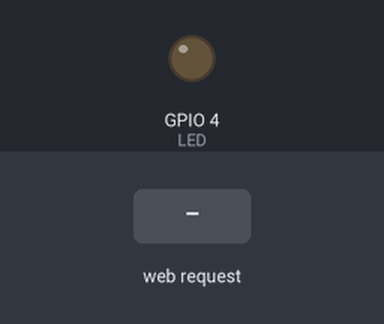
The program below on a simulated ESP32 board running MicroPython. Shown: output pins drawn as LEDs (lit = HIGH). The inputs (shaded band) are chosen by the test bench. WiFi joins after 1.5 s; values from a settings file that is not in the repository are placeholders; what the program prints to the serial console is not drawn.

Above: at 2.7 s.
2.8 s: HTTP request GET /on received
At 3.6 s:
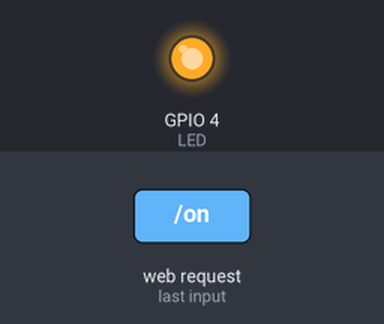
4.3 s: HTTP request GET /off received
At 4.7 s:
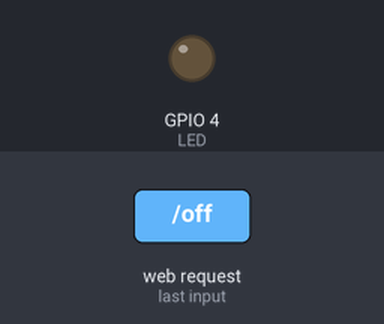
Timing chart, 0 to 7.3 s (numbered marks = the images above; inputs shaded):
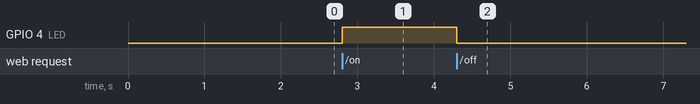

The program:

main.py
```python
# main.py - ESP32 开机自动运行程序
# 功能: 自动连接 WiFi -> 启动网页服务 -> 浏览器远程控制外接 LED（GPIO4，串 220Ω）
# 板子断电重启后此程序会自动执行, 无需电脑和 USB 线

import network
import machine
import socket
import time

# ===== WiFi 配置 =====
# 密码已抽到 wifi_config.py（不入库）；首次使用：复制 wifi_config.example.py 为 wifi_config.py 并填入 WiFi
try:
    from wifi_config import SSID, PASSWORD
except ImportError:
    SSID = PASSWORD = None  # 缺配置：跳过连路由器，直接开热点兜底

LED = machine.Pin(4, machine.Pin.OUT)  # 外接 LED 在 GPIO4（串 220Ω）；板载 WS2812 在 GPIO48 需 NeoPixel
LED.value(0)

PAGE = """HTTP/1.1 200 OK\r\nContent-Type: text/html; charset=utf-8\r\n\r\n
<!DOCTYPE html><html><head><meta charset="utf-8">
<meta name="viewport" content="width=device-width,initial-scale=1">
<title>ESP32 远程控制</title><style>
body{font-family:sans-serif;text-align:center;padding-top:50px;background:#f4f4f4}
.st{font-size:42px;margin:24px}
button{font-size:22px;padding:14px 44px;margin:8px;border:none;border-radius:12px;color:#fff;cursor:pointer}
.on{background:#e74c3c}.off{background:#2ecc71}
small{color:#888}
</style></head><body>
<h1>&#128161; ESP32 LED 远程控制</h1>
<div class="st">LED 当前: {STATE}</div>
<a href="/on"><button class="on">开灯 ON</button></a>
<a href="/off"><button class="off">关灯 OFF</button></a>
<p><small>{IP} · MicroPython v1.29</small></p>
</body></html>
"""


def connect_wifi():
    """连接家里路由器的 WiFi; 失败则开启自带热点兜底"""
    wlan = network.WLAN(network.STA_IF)
    wlan.active(True)
    if SSID and not wlan.isconnected():
        print("正在连接 WiFi:", SSID)
        wlan.connect(SSID, PASSWORD)
        for _ in range(150):  # 最多等 15 秒
            if wlan.isconnected():
                break
            time.sleep(0.1)
    if wlan.isconnected():
        print("WiFi 已连接, IP:", wlan.ifconfig()[0])
        return "http://" + wlan.ifconfig()[0]
    # 家里 WiFi 连不上时(如路由器断网), 板子自己开热点, 仍可访问
    ap = network.WLAN(network.AP_IF)
    ap.active(True)
    ap.config(essid="ESP32-Demo", password="12345678")
    print("WiFi 连接失败, 已开启热点 ESP32-Demo(密码12345678)")
    return "http://" + ap.ifconfig()[0]


def serve(url):
    s = socket.socket()
    s.setsockopt(socket.SOL_SOCKET, socket.SO_REUSEADDR, 1)
    s.bind(socket.getaddrinfo("0.0.0.0", 80)[0][-1])
    s.listen(3)
    print("网页服务已启动:", url)
    while True:
        conn = None
        try:
            conn, _addr = s.accept()
            req = conn.recv(1024).decode()
            path = req.split(" ")[1] if " " in req else "/"
            if path == "/on":
                LED.value(1)
            elif path == "/off":
                LED.value(0)
            state = "亮 &#128161;" if LED.value() else "灭"
            conn.send(PAGE.replace("{STATE}", state).replace("{IP}", url))
        except Exception as e:
            print("处理请求出错:", e)
        finally:
            if conn:
                conn.close()


serve(connect_wifi())
```

Measured:
- after the input at 2.8 s, GPIO 4 (LED): LOW → HIGH at once
- after the input at 4.3 s, GPIO 4 (LED): HIGH → LOW at once
